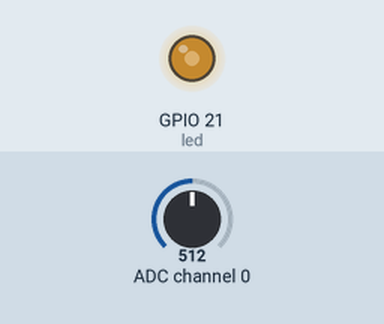
Recording of a program running on a simulated Raspberry Pi (BCM pin numbers). On the bench: output pins drawn as LEDs (lit = HIGH). The test bench sets the inputs (shaded band); at power-on: ADC channel 0 = 512 (analog values on the 0–1023 scale).

Above: at 1.2 s.
1.3 s: ADC channel 0 set to 306
At 2.5 s:
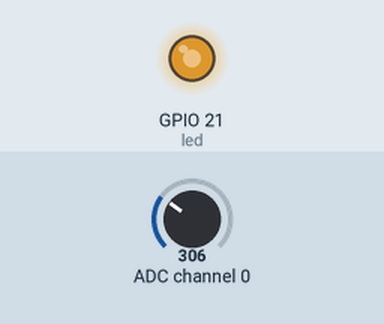
2.8 s: ADC channel 0 set to 122
At 3.9 s:
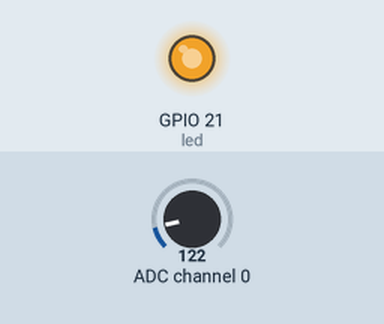
4.3 s: ADC channel 0 set to 900
At 5.2 s:
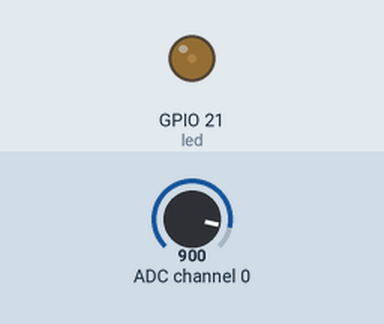
5.8 s: ADC channel 0 set to 1023
At 6.4 s:
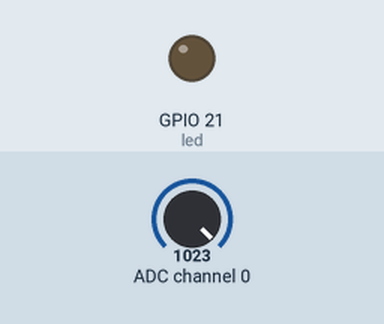
Timing chart, 0 to 8.3 s (numbered marks = the images above; inputs shaded):
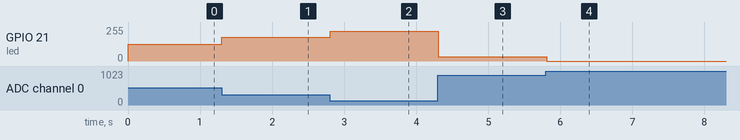

Measured:
- after the input at 1.3 s, GPIO 21 (led): 127/255 → 179/255 at once
- after the input at 2.8 s, GPIO 21 (led): 179/255 → 224/255 at once
- after the input at 4.3 s, GPIO 21 (led): 224/255 → 31/255 at once
- after the input at 5.8 s, GPIO 21 (led): 31/255 → 0/255 at once

The program:

003-potentiometer-led.py
```python
from gpiozero import MCP3008, PWMLED
from time import sleep


def main():
    pot = MCP3008(channel=0)
    led = PWMLED(21)

    pot_value = None

    while True:
        new_pot_value = pot.value
        if pot_value != new_pot_value:
            pot_value = new_pot_value
        led.value = 1 - pot_value
        sleep(0.1)


if __name__ == "__main__":
    try:
        main()
    except KeyboardInterrupt:
        print("Program interrupted.")
```
